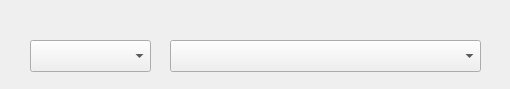
<?xml version="1.0" encoding="UTF-8"?>
<ui version="4.0">
 <class>Dialog</class>
 <widget class="QMdiSubWindow" name="Dialog">
  <property name="geometry">
   <rect>
    <x>0</x>
    <y>0</y>
    <width>510</width>
    <height>89</height>
   </rect>
  </property>
  <property name="sizePolicy">
   <sizepolicy hsizetype="Expanding" vsizetype="Expanding">
    <horstretch>0</horstretch>
    <verstretch>0</verstretch>
   </sizepolicy>
  </property>
  <property name="windowTitle">
   <string>外部对手</string>
  </property>
  <widget class="QWidget" name="layoutWidget" native="true">
   <property name="geometry">
    <rect>
     <x>0</x>
     <y>30</y>
     <width>511</width>
     <height>52</height>
    </rect>
   </property>
   <widget class="QComboBox" name="counterparty_type">
    <property name="geometry">
     <rect>
      <x>30</x>
      <y>10</y>
      <width>121</width>
      <height>32</height>
     </rect>
    </property>
    <item>
     <property name="text">
      <string/>
     </property>
    </item>
   </widget>
   <widget class="QComboBox" name="counterparty_list">
    <property name="geometry">
     <rect>
      <x>170</x>
      <y>10</y>
      <width>311</width>
      <height>32</height>
     </rect>
    </property>
    <item>
     <property name="text">
      <string/>
     </property>
    </item>
    <item>
     <property name="text">
      <string/>
     </property>
    </item>
   </widget>
  </widget>
 </widget>
 <customwidgets>
  <customwidget>
   <class>QMdiSubWindow</class>
   <extends>QWidget</extends>
   <header>qmdisubwindow.h</header>
   <container>1</container>
  </customwidget>
 </customwidgets>
 <resources/>
 <connections/>
</ui>
